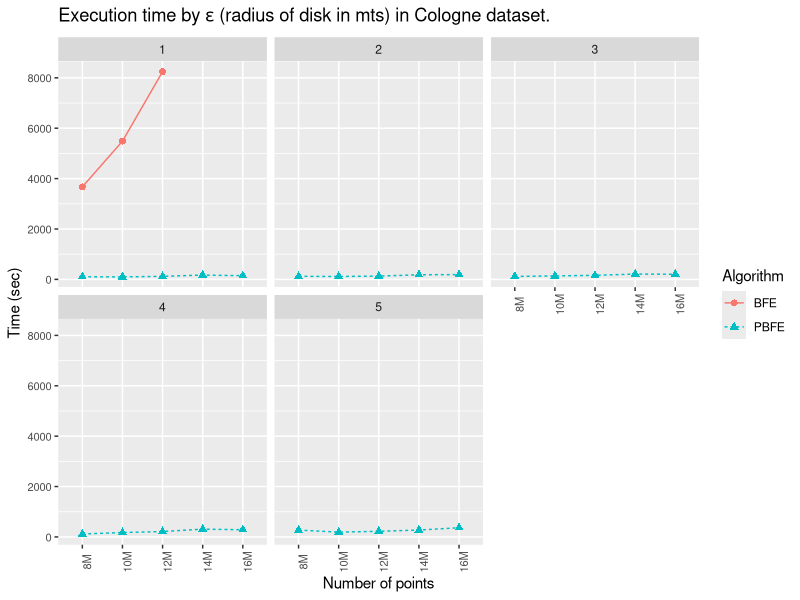

Source code (R):
library(ggplot2)

data <- read.csv("Cologne_N8M-16M_E1-5.csv", header = F)

data <- data[,c(1,2,3,5)]
names(data) = c("Algorithm","Epsilon", "Dataset", "Time")
reorder = c("8M","10M","12M","14M","16M")
data$Dataset = factor(data$Dataset, levels = reorder)

title=expression(paste("Execution time by ",epsilon," (radius of disk in mts) in Cologne dataset."))
g = ggplot(data=data, aes(x=factor(Dataset), y=Time, group=Algorithm, colour=Algorithm, shape=Algorithm)) +
  geom_line(aes(linetype=Algorithm)) +
  geom_point(size=2) +
  labs(title=title,y="Time (sec)") + 
  scale_x_discrete("Number of points") +
  theme(axis.text.x=element_text(size=8, angle=90),axis.text.y=element_text(size=8)) +
  facet_wrap(~Epsilon)

pdf("Cologne_N8M-16M_E1-5.pdf", width = 10.5, height = 7.5)
plot(g)
dev.off()
